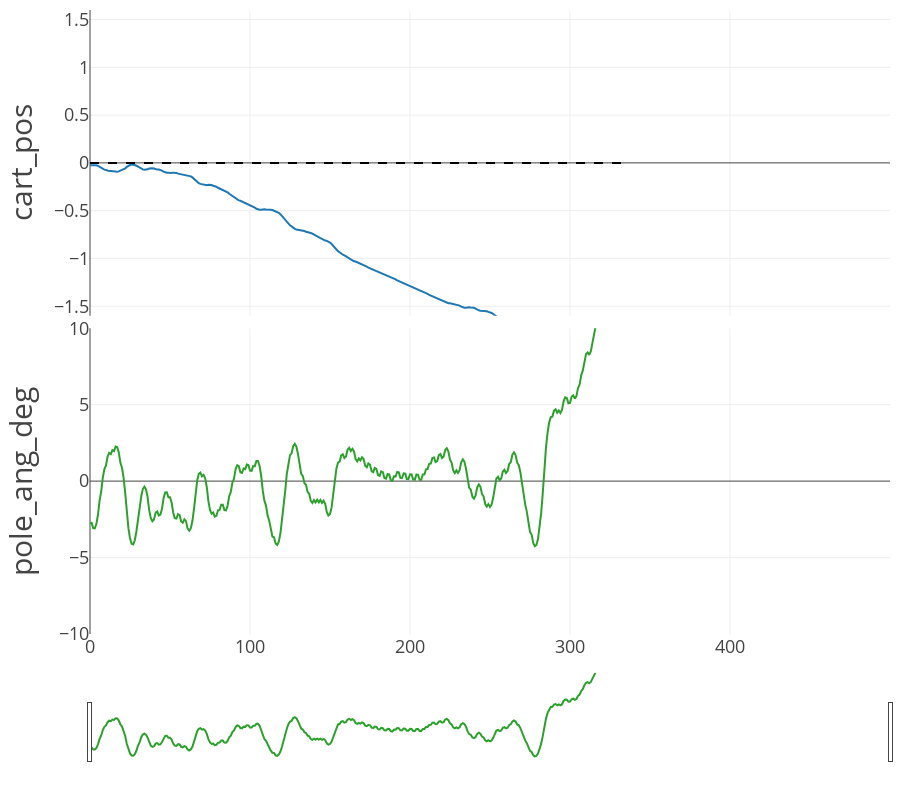

Notebook code cell kept with this figure:
### Code cell
EP = 8

fig = cprender.lineplot(df, ep=EP)
fig.show()

### Figure 1 — Plotly figure (JSON) as saved in the notebook; plotly's stock layout.template omitted (floating-point values rounded to 4 significant figures; data arrays with more than 128 entries replaced by an {"elided": "..."} marker saying what was removed)
{"data": [{"mode": "lines", "name": "cart_pos", "showlegend": false, "type": "scatter", "x": {"elided": "337 int values"}, "xaxis": "x", "y": {"elided": "337 float values"}, "yaxis": "y"}, {"line": {"color": "black", "dash": "dash"}, "mode": "lines", "name": "cart_pos_setpoint", "showlegend": false, "type": "scatter", "x": {"elided": "337 int values"}, "xaxis": "x", "y": {"elided": "337 int values"}, "yaxis": "y"}, {"mode": "lines", "name": "pole_ang_deg", "showlegend": false, "type": "scatter", "x": {"elided": "337 int values"}, "xaxis": "x2", "y": {"elided": "337 float values"}, "yaxis": "y2"}], "layout": {"height": 800, "hovermode": "x unified", "legend": {"orientation": "h", "x": 0.5, "xanchor": "center", "y": -0.02, "yanchor": "top"}, "margin": {"b": 10, "l": 90, "r": 10, "t": 10}, "xaxis": {"anchor": "y", "domain": [0, 1], "matches": "x2", "range": [0, 500], "showticklabels": false, "tickfont": {"size": 18}}, "xaxis2": {"anchor": "y2", "domain": [0, 1], "range": [0, 500], "rangeslider": {"visible": true}, "tickfont": {"size": 18}}, "yaxis": {"anchor": "x", "domain": [0.51, 1], "range": [-1.6, 1.6], "tickfont": {"size": 18}, "title": {"font": {"size": 30}, "text": "cart_pos"}}, "yaxis2": {"anchor": "x2", "domain": [0, 0.49], "range": [-10.0, 10.0], "tickfont": {"size": 18}, "title": {"font": {"size": 30}, "text": "pole_ang_deg"}}}}
